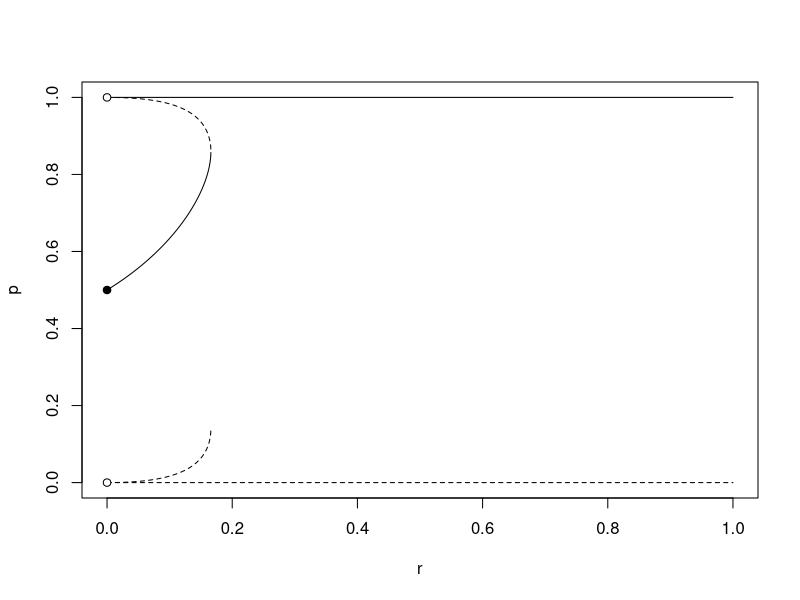
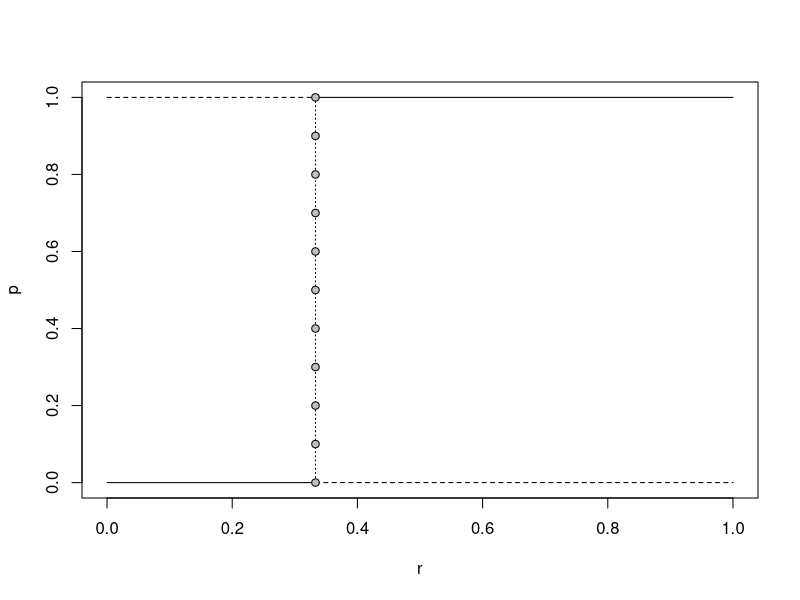
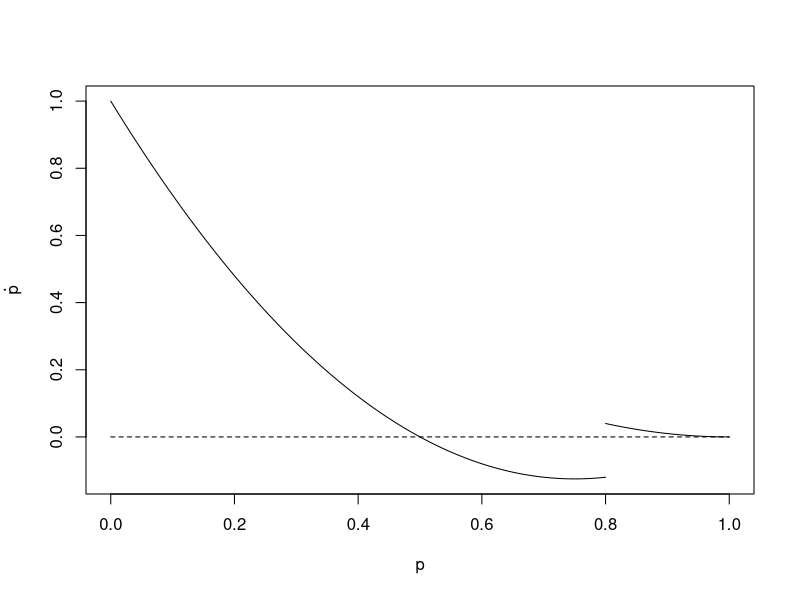
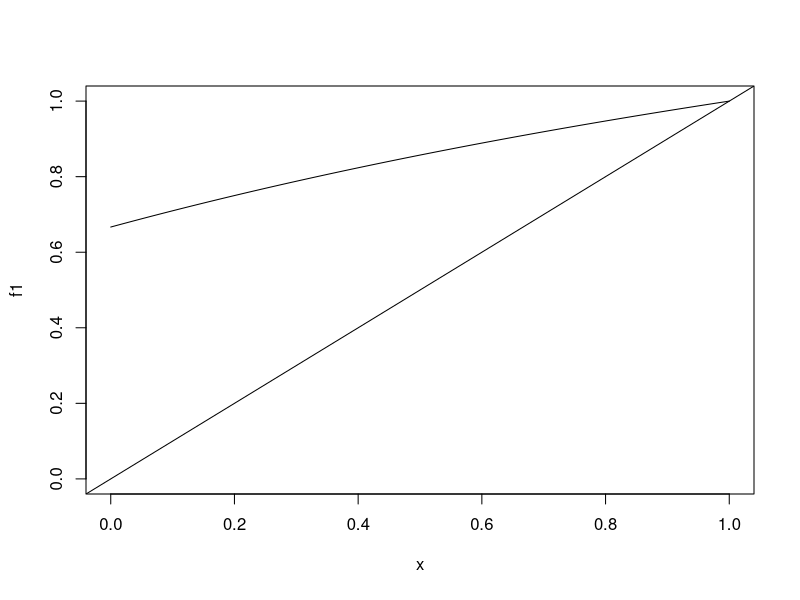
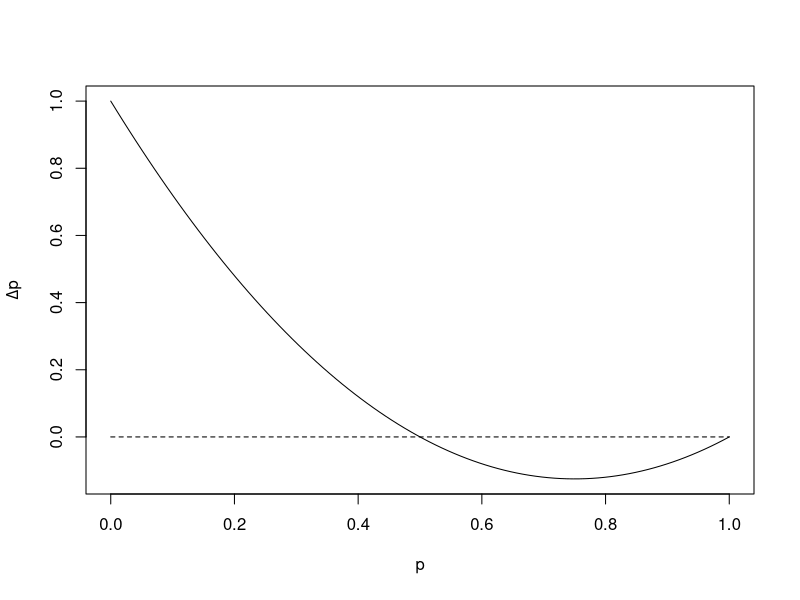
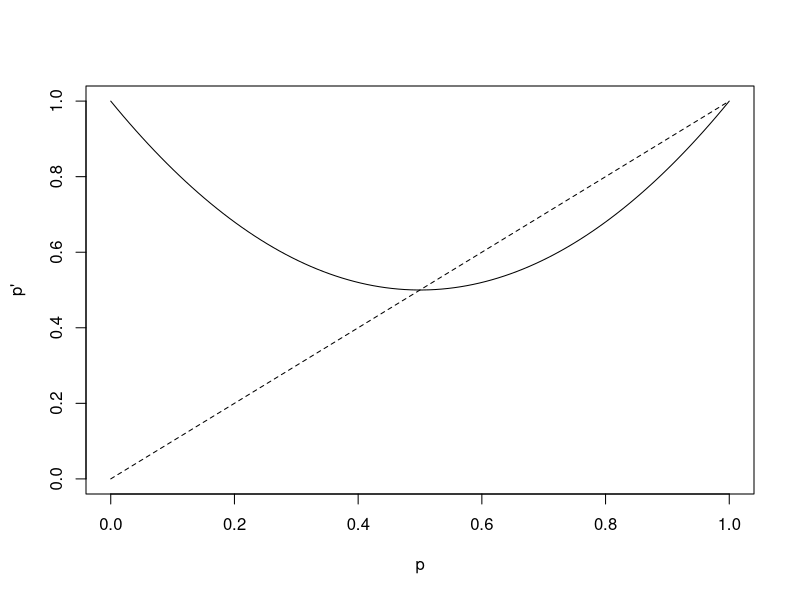
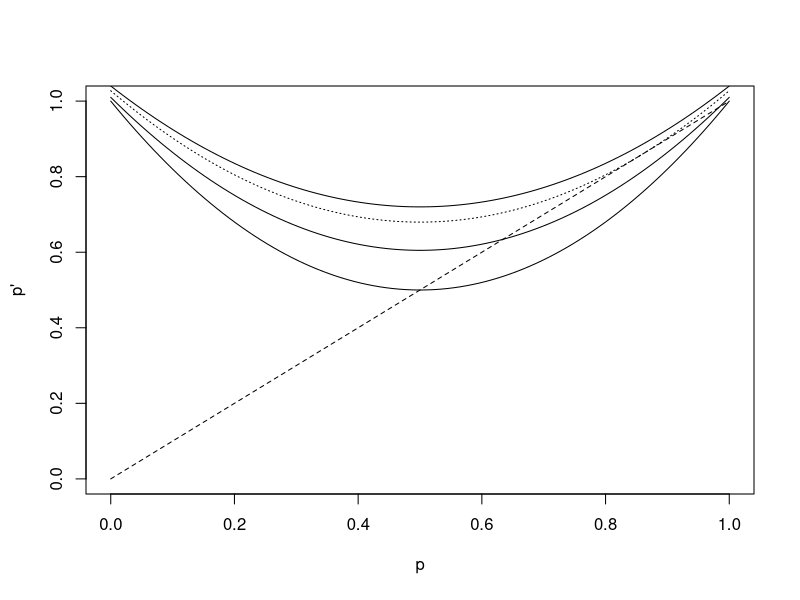
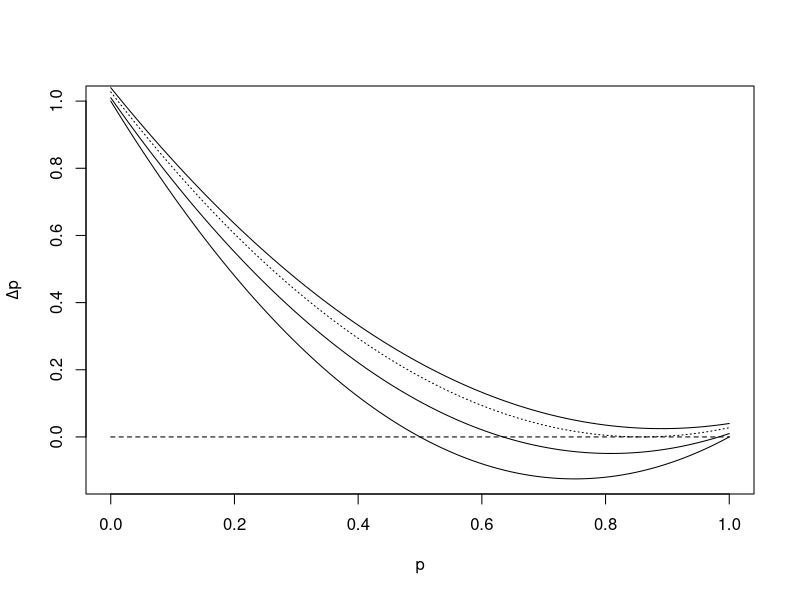

Source code (R) for these figures, in order:
crucial = 0.165910681040351
other = 0.859347714804543
r = seq(0,crucial, .0001)
upper = function(r) (2*r**2 - 4*r + sqrt(-4*r**4 + 12*r**2 - 8*r + 1) + 3)/(4*(r**2 - 2*r + 1))
interior = function(r) (2*r**2 - 4*r - sqrt(-4*r**4 + 12*r**2 - 8*r + 1) + 3)/(4*(r**2 - 2*r + 1))
lower = function(r) (2*r**2 - 4*r - sqrt(-4*r**4 + 12*r**2 - 8*r + 1) + 1)/(4*(r**2 - 2*r + 1))


plot(r, upper(r), ylab="p",xlim=c(0,1), ylim=c(0,1), type='l', lty=2)
lines(r, interior(r), lty=1)
lines(r, lower(r), lty=2)
#segments(crucial, 0, crucial, 1, lty=3)
#segments(crucial, 0.13, crucial, 0.87, lty=3)
segments(0, 1, 1, 1)
segments(0, 0, 1, 0, lty=2)
points(0,0, pch=21, bg="white")
points(0,1, pch=21, bg="white")
points(0,.5,pch=21, bg="black")
#points(crucial, other, pch=21,bg="white")
#points(crucial,1- other, pch=21,bg="white")
#points(1,1, pch=21, bg="black")

first = seq(0,.333, .001)
second = seq(.333,1, .001)
firstline = function(a) a
secondline = function(a) a
plot(seq(0,.333,.001), rep(1, 334), ylab="p", xlab="r", xlim=c(0,1), ylim=c(0,1), type='l', lty=2)
#axis(1, at=c(0,.2,.333,.4,.6,.8, 1), labels=c("0.0", "0.2", expression(frac(c,b)), "0.4", "0.6", "0.8", "1.0"))
#axis(3, at=.333, labels=expression(r == frac(c,b)))
#segments(crucial, 0, crucial, 1, lty=3)
segments(.333, 1, 1, 1)
segments(0,0, .333, 0)
segments(.333, 0, 1,0, lty=2)
segments(.333,1,.333,0, lty=3)
points(rep(.333, 11),seq(0,1,.1), pch=21, bg="gray")
#text(.4, .7, expression(r == frac(c,b)))

first = seq(0,.8, .001)
second = seq(.8,1, .001)
f1 = function(x) 2*x**2 - 3*x + 1
f2 = function(x) x**2 - 2*x + 1
par(mar=c(5,4,4,2)+.3)
plot(first, f1(first), type='l', xlab='p', ylab=expression(dot(p)), xlim=c(0,1))
lines(second, f2(second))
segments(0, 0, 1,0, lty=2)



f1 = function(x) (2 + 2*x)/(3 + x)
plot(f1, type='l', xlim=c(0,1), ylim=c(0,1))
abline(0,1)


x = seq(0,1,length=100)
f = function(x, r) 2*x**2*(1-r)**2 - x*(2*(1-r)**2 + 1) + (1 + r**2) + x
par(mar=c(5,4,4,2)+.3)
plot(x, f(x, 0) - x, type='l', xlab='p', ylab=expression(paste(Delta,"p")))
lines(x, rep(0,length(x)), lty=2)

par(mar=c(5,4,4,2)+.3)
plot(x, f(x, 0), type='l', xlab='p', ylab="p'", ylim=c(0,1))
lines(x, x, lty=2)

plot(x, f(x, 0), type='l', xlab='p', ylab="p'", ylim=c(0,1))
lines(x, f(x,.1))
lines(x, f(x,crucial), lty=3)
lines(x, f(x,.2))
lines(x, x, lty=2)

plot(x, f(x, 0) - x, type='l', xlab='p', ylab=expression(paste(Delta,"p")))
lines(x, f(x,.1) - x)
lines(x, f(x,crucial) - x, lty=3)
lines(x, f(x,.2) - x)
lines(x, x*0, lty=2)


# x = seq(0,1,length=100)
# f1 = function(a,b,x) a*x/(a*x + b*(1-x))
# plot(x, f1(.1,.5,x), type='l', xlim=c(0,1), ylim=c(0,1), ylab="p'", xlab="p")
# abline(0,1, lty=2)
# plot(x, f1(.1,.5,x) - x, type='l', xlim=c(0,1), ylim=c(-1,1), ylab=expression(Delta), xlab="p")
# abline(0,0, lty=2)
# 
# plot(x, f1(.5,.1,x), type='l', xlim=c(0,1), ylim=c(0,1), ylab="p'", xlab="p")
# abline(0,1, lty=2)
# plot(x, f1(.5,.1,x) - x, type='l', xlim=c(0,1), ylim=c(-1,1), ylab=expression(Delta), xlab="p")
# abline(0,0, lty=2)
